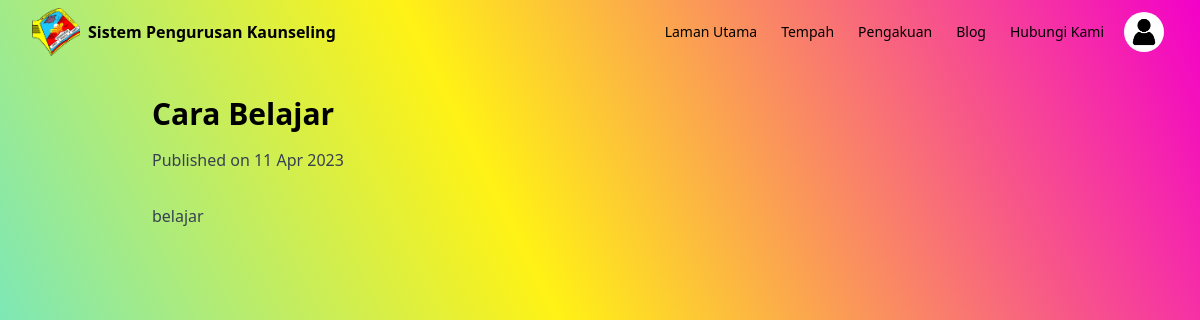
Page /blog_post.php?id=29 on the committed database.
### tables this page shows
CREATE TABLE `blog_posts` (
  `id` int UNSIGNED NOT NULL,
  `post_title` varchar(255) NOT NULL,
  `post_content` longtext NOT NULL,
  `date_published` datetime DEFAULT CURRENT_TIMESTAMP
);

### blog_post.php (the view, shortened to what this page needs)
<?php
include('Components/db/db_connection.php');
$post_id = $_GET['id'];
$query = "SELECT * FROM blog_posts WHERE id = $post_id LIMIT 1";
$result = mysqli_query($connection, $query);
$row = mysqli_fetch_assoc($result);
$post_title = $row['post_title'];
$post_content = $row['post_content'];
$date_published = date('d M Y', strtotime($row['date_published']));
include('Components/header.php');
include('Components/navbar.php');
?>
<div class="my-8 mx-auto max-w-4xl">
    <div>
        <h2 class="text-3xl font-bold mb-4"><?php echo $post_title; ?></h2>
        <p class="text-gray-700">Published on <?php echo $date_published; ?></p>
    </div>
    <div class="mt-8">
        <p class="text-gray-700"><?php echo $post_content; ?></p>
    </div>
</div>

### components/css/style.css (style rules this page uses)
body { min-height: 100vh; background: linear-gradient(243.47deg, #f300c9 0%, #fff215 50%, #46e3fb 100%); background-repeat: no-repeat; background-size: cover; box-shadow: 0px 4px 4px rgba(0, 0, 0, 0.25); }

### rows in the picture
blog_posts: post_title "Cara Belajar", date_published "11 Apr 2023", post_content "belajar"

### other values in the picture
$link['name'] "Laman Utama"
$link['name'] "Tempah"
$link['name'] "Pengakuan"
$link['name'] "Blog"
$link['name'] "Hubungi Kami"
